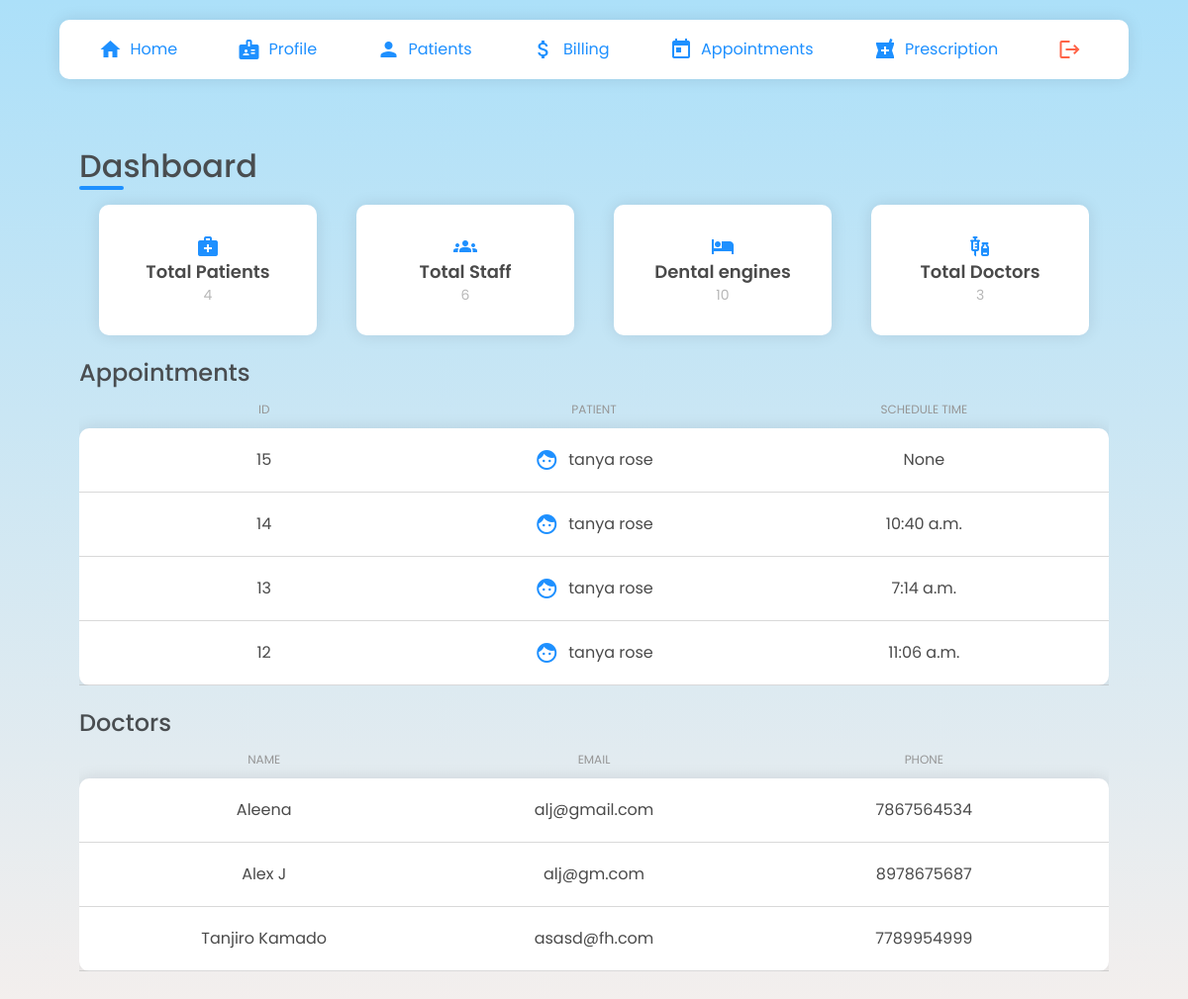
/doctors/ (signed in), run on the app's committed database.
### clinic/models.py (models this page shows, shortened)
class Schedule(models.Model):
    STATUS = ( ('Confirmed','Confirmed'), ('Pending','Pending'))
    scheduleDate = models.DateField(validators =  [MinValueValidator(datetime.date.today), MaxValueValidator(datetime.date.today() + datetime.timedelta(days=14))])
    scheduleTime = models.TimeField(blank=True, null=True, validators=[MinValueValidator(datetime.time(10,0,0)), MaxValueValidator(datetime.time(18,0,0))])
    accepted = models.BooleanField(default=False)
    accepted_date = models.DateField(auto_now_add=False, null=True, blank=True)
    request = models.TextField(blank=True)
    status = models.CharField(null=True, max_length=10, choices=STATUS,blank=True)
    patient =  models.ForeignKey('patients.Patient', null=True, on_delete= models.CASCADE)
    doctor = models.ForeignKey('doctors.Doctors', null=True, on_delete=models.CASCADE)
    date_created= models.DateTimeField(auto_now_add=True, null=True)
    class Meta:
        ordering = ["-date_created"]

### patients/models.py (models this page shows, shortened)
class Patient(models.Model):
    user = models.OneToOneField(User, on_delete= models.CASCADE, primary_key= True)
    pname=models.CharField(max_length=200, null=True)
    age=models.CharField(max_length=4, null=True)
    gender= models.CharField(max_length=6, null=True)
    email=models.CharField(max_length=200, null=True)
    address= models.CharField(max_length=500, null=True)
    phone_regex = RegexValidator( regex = r'^\+?1?\d{9,10}$', message ="Phone number must be entered in the format +919999999999. Up to 10 digits allowed.")
    phone = models.CharField('Phone',validators =[phone_regex], max_length=10, unique = True,null=True)
    date_created= models.DateTimeField(auto_now_add=True, null=True)

### doctors/models.py (models this page shows, shortened)
class Doctors(models.Model):
    ROLE = (
			('Doctor', 'Doctor'),
			('Staff', 'Staff'),
			)
    user = models.OneToOneField(User, on_delete= models.CASCADE, primary_key= True)
    dname = models.CharField(max_length=200, null=True)
    phone = models.CharField(max_length=200, null=True)
    email = models.CharField(max_length=200, null=True)
    date_created = models.DateTimeField(auto_now_add=True, null=True)
    gender= models.CharField(max_length=200, null=True)
    role = models.CharField(max_length=200, null=True,choices=ROLE)
    specialisation = models.CharField(max_length=200, null=True)
    address= models.CharField(max_length=200, null=True)

### doctors/views.py (the view)
# urls.py: 2. Add a URL to urlpatterns:  path('', views.home, name='home')
@login_required
def home(request):
    s=Schedule.objects.all()
    doc = Doctors.objects.all()
    p =Patient.objects.all()
    p_cnt = p.count()
    d_cnt = doc.count()
    d = Doctors.objects.get(pk=request.user)
    return render(request, 'doctors/home.html',{'s':s, 'doc': doc,'d':d,'p_cnt':p_cnt,'d_cnt':d_cnt})

### doctors/templates/doctors/home.html (shortened to what this page needs)
{% extends "doctors/navbar.html" %}{% load static %} {% block head%}
<link
  rel="stylesheet"
  type="text/css"
  href="{% static 'css/components.css' %}"
/>
{% endblock %} {% block content %}
<div class="doctorHomeMain">
  <div class="dashboardContainer">
    <div class="dashboardLeft">
      <div class="dashboard">
        <h1 class="dash dashFrist">
          <div class="dashboard-under"></div>
          Dashboard
        </h1>
        <div class="dashboardCard">
          <div class="dashCardItem">
            <i class="material-icons">medical_services</i>
            <h3>Total Patients</h3>
            <small>{{p_cnt}}</small>
          </div>
          <div class="dashCardItem">
            <i class="material-icons">groups</i>
            <h3>Total Staff</h3>
            <small>6</small>
          </div>
          <div class="dashCardItem">
            <i class="material-icons">hotel</i>
            <h3>Dental engines</h3>
            <small>10</small>
          </div>
          <div class="dashCardItem">
            <i class="material-icons">vaccines</i>
            <h3>Total Doctors</h3>
            <small>{{d_cnt}}</small>
          </div>
        </div>
      </div>
      <div class="adcTableContainer">
        <div class="adcTable">
          <h1 class="dash">Appointments</h1>
          <div class="adcRow adcHead">
            <div class="adcCell">ID</div>
            <div class="adcCell">Patient</div>
            <div class="adcCell">schedule Time</div>
          </div>
          <div class="adcRowBody">
            {% for sch in s %} {% if d.dname == sch.doctor.dname %}
            <div class="adcRow">
              <div class="adcCell">{{sch.id}}</div>
              <div class="adcCell">
                <i class="material-icons dodgerblue">face</i
                >{{sch.patient.pname}}
              </div>
              <div class="adcCell">{{sch.scheduleTime}}</div>
            </div>
            {% endif %} {% endfor %}
          </div>
        </div>
      </div>
      <div class="adcTableContainer">
        <div class="adcTable">
          <h1 class="dash">Doctors</h1>
          <div class="adcRow adcHead">
            <div class="adcCell">NAME</div>
            <div class="adcCell">EMAIL</div>
            <div class="adcCell">PHONE</div>
          </div>
          <div class="adcRowBody">
            {% for doctor in doc %}
            <div class="adcRow">
              <div class="adcCell">{{doctor.dname}}</div>
              <div class="adcCell">{{doctor.email}}</div>
              <div class="adcCell">{{doctor.phone}}</div>
            </div>
            {% endfor %}
          </div>
        </div>
      </div>
    </div>
  </div>
</div>
{% endblock %}

### static/css/style.css (style rules this page uses)
body { margin: 0; padding: 0; box-sizing: border-box; font-family: "Poppins"; text-decoration: none; list-style-type: none; }
.doctorHomeMain { width: 100vw; min-height: 100vh; background-image: linear-gradient(to top, #fff1eb 0%, #ace0f9 100%); overflow-x: hidden; display: flex; align-items: center; justify-content: center; flex-direction: column; }
.dash { font-size: 24px !important; font-weight: 500 !important; position: relative; margin-bottom: 20px; }
.dashboard-under { width: 45px; height: 4px; border-radius: 20px; background-color: dodgerblue; position: absolute; bottom: 0; }
.dodgerblue { color: dodgerblue; margin-right: 10px; }
.dashboardContainer { flex: 1; width: 90%; height: 100%; display: flex; margin-top: 4rem; }
.dashboardLeft { flex: 1; display: flex; align-items: flex-start; padding: 10px 20px; justify-content: flex-start; flex-direction: column; }
.dashboard { display: flex; flex-direction: column; align-items: flex-start; justify-content: center; width: 100%; }
.dashboard h1 { font-weight: 700; }
.dash { color: #494d50; margin: 0; }
.dashFrist { font-size: 32px !important; }
.dashboardCard { width: 100%; display: flex; align-items: center; justify-content: space-evenly; margin-top: 15px; }
.dashCardItem { border-radius: 10px; box-shadow: rgba(17, 17, 26, 0.1) 0px 0px 16px; display: flex; padding: 20px; background-color: white; align-items: center; text-align: center; justify-content: center; flex-direction: column; height: 100%; width: 100%; margin: 10px 20px; }
.dashCardItem h3 { font-size: 18px; font-weight: 600; }
.dashCardItem small { color: rgb(183, 183, 183); }
.dashCardItem i { color: dodgerblue; }

### static/css/register.css (style rules this page uses)
* { margin: 0; padding: 0; box-sizing: border-box; font-family: "Poppins", sans-serif; }
body { height: 100vh; background-image: linear-gradient(to top, #fff1eb 0%, #ace0f9 100%); overflow: auto; width: 100%; margin-top: 0%; align-items: center; justify-content: center; }

### static/css/components.css (style rules this page uses)
.adcTable { display: flex; flex-direction: column; margin-top: 20px; }
.adcTable h1 { font-size: 21px; font-weight: 500; }
.adcTable .adcRow { display: flex; align-items: center; justify-content: space-evenly; border-bottom: 1px solid rgba(180, 180, 180, 0.5); padding: 10px 20px; }
.adcTable .adcRow .adcCell { width: 100%; padding: 10px; display: flex; align-items: center; justify-content: center; }
.adcTableContainer { width: 100%; overflow-x: auto; overflow-y: hidden; }
.adcTable .adcHead { border-bottom: none; padding: 0 20px; }
.adcHead .adcCell { text-transform: uppercase; font-size: 12px; color: rgb(150, 150, 150); padding: 0; }
.adcRowBody { box-shadow: rgba(17, 17, 26, 0.1) 0px 0px 16px; border-radius: 10px; background-color: white; }

### data on the page
Schedule: id "15", patient.pname "tanya rose", scheduleTime "None"
Schedule: id "14", patient.pname "tanya rose", scheduleTime "10:40 a.m."
Schedule: id "13", patient.pname "tanya rose", scheduleTime "7:14 a.m."
Schedule: id "12", patient.pname "tanya rose", scheduleTime "11:06 a.m."
Doctors: dname "Aleena", email "alj@gmail.com", phone "7867564534"
Doctors: dname "Alex J", email "alj@gm.com", phone "8978675687"
Doctors: dname "Tanjiro Kamado", email "asasd@fh.com", phone "7789954999"

### other printed values
{{ p_cnt }} "4"
{{ d_cnt }} "3"
